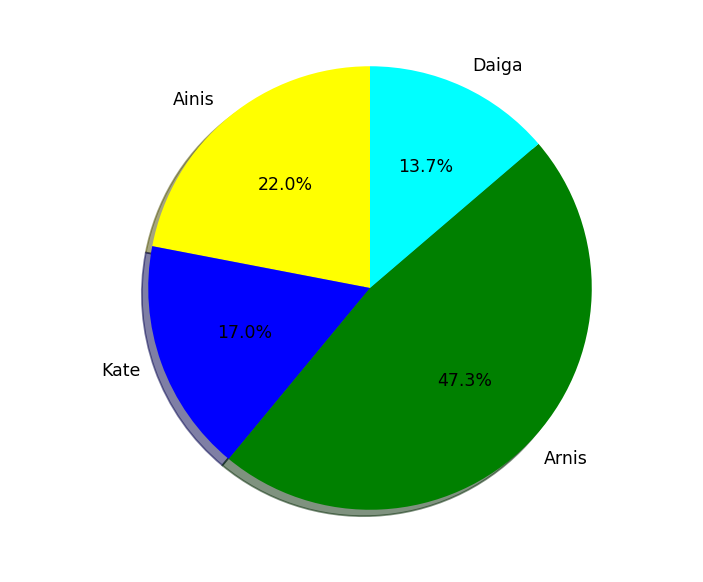

This figure's Python source:
"""
Nolasīt faila c_uzd.txt, kā 2dimensiju masīvu.
No datiem izveidot apļa diagrammu, izmantojot 
noformējuma piemēru - c_uzd.png.
"""
import matplotlib.pyplot as plt
import numpy as np
# 2 no faila mums vajag datus sadalīt 2 masīvos
names=[]
work=[]


# 1
for line in open("c_uzd.txt", "r"):
    data=[i for i in line.split()]
    names.append(data[0])
    new_data=[j for j in data[1].split("%")]
    work.append(new_data[0])
colors=["yellow", "b", "g", "cyan", "red"]

plt.pie(work, labels=names, colors=colors, startangle=90,
        shadow=True, radius=1.2, autopct="%1.1f%%")
plt.show()
